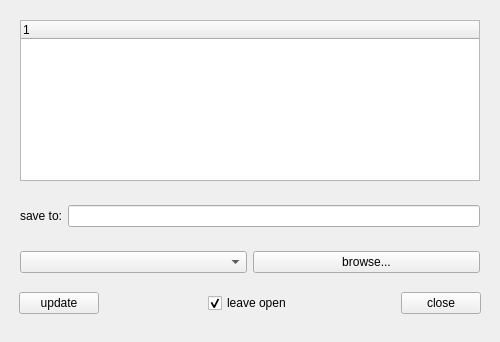
<?xml version="1.0" encoding="UTF-8"?>
<ui version="4.0">
 <author>Honglin Ye, National Radio Astronomy Observatory</author>
 <class>QtExportManager</class>
 <widget class="QWidget" name="QtExportManager">
  <property name="geometry">
   <rect>
    <x>0</x>
    <y>0</y>
    <width>500</width>
    <height>342</height>
   </rect>
  </property>
  <property name="maximumSize">
   <size>
    <width>99999</width>
    <height>99999</height>
   </size>
  </property>
  <property name="windowTitle">
   <string>Save Data -- Viewer</string>
  </property>
  <layout class="QVBoxLayout" name="verticalLayout">
   <item>
    <widget class="QFrame" name="topFrame_">
     <property name="sizePolicy">
      <sizepolicy hsizetype="Preferred" vsizetype="Preferred">
       <horstretch>0</horstretch>
       <verstretch>2</verstretch>
      </sizepolicy>
     </property>
     <property name="frameShape">
      <enum>QFrame::NoFrame</enum>
     </property>
     <property name="frameShadow">
      <enum>QFrame::Raised</enum>
     </property>
     <layout class="QGridLayout" name="gridLayout">
      <item row="0" column="0">
       <widget class="QTreeWidget" name="treeWidget_">
        <property name="sizePolicy">
         <sizepolicy hsizetype="Preferred" vsizetype="Preferred">
          <horstretch>0</horstretch>
          <verstretch>0</verstretch>
         </sizepolicy>
        </property>
        <property name="minimumSize">
         <size>
          <width>260</width>
          <height>140</height>
         </size>
        </property>
        <property name="indentation">
         <number>16</number>
        </property>
        <column>
         <property name="text">
          <string>1</string>
         </property>
        </column>
       </widget>
      </item>
     </layout>
    </widget>
   </item>
   <item>
    <widget class="QFrame" name="midFrame_">
     <property name="frameShape">
      <enum>QFrame::NoFrame</enum>
     </property>
     <property name="frameShadow">
      <enum>QFrame::Raised</enum>
     </property>
     <layout class="QHBoxLayout" name="horizontalLayout_2">
      <item>
       <widget class="QLabel" name="dirLabel_">
        <property name="text">
         <string>save to:</string>
        </property>
       </widget>
      </item>
      <item>
       <widget class="QLineEdit" name="dirLineEdit_"/>
      </item>
     </layout>
    </widget>
   </item>
   <item>
    <widget class="QFrame" name="exportFrame_">
     <property name="sizePolicy">
      <sizepolicy hsizetype="Minimum" vsizetype="Minimum">
       <horstretch>0</horstretch>
       <verstretch>0</verstretch>
      </sizepolicy>
     </property>
     <property name="frameShape">
      <enum>QFrame::NoFrame</enum>
     </property>
     <property name="frameShadow">
      <enum>QFrame::Raised</enum>
     </property>
     <property name="lineWidth">
      <number>1</number>
     </property>
     <layout class="QHBoxLayout" name="horizontalLayout">
      <item>
       <widget class="QComboBox" name="formatBox_"/>
      </item>
      <item>
       <widget class="QPushButton" name="browseButton_">
        <property name="text">
         <string>browse...</string>
        </property>
       </widget>
      </item>
     </layout>
    </widget>
   </item>
   <item>
    <widget class="QFrame" name="bottomFrame_">
     <property name="frameShape">
      <enum>QFrame::NoFrame</enum>
     </property>
     <property name="frameShadow">
      <enum>QFrame::Raised</enum>
     </property>
     <layout class="QHBoxLayout">
      <property name="leftMargin">
       <number>8</number>
      </property>
      <property name="topMargin">
       <number>0</number>
      </property>
      <property name="rightMargin">
       <number>8</number>
      </property>
      <property name="bottomMargin">
       <number>12</number>
      </property>
      <item>
       <widget class="QPushButton" name="updateButton_">
        <property name="text">
         <string>update</string>
        </property>
       </widget>
      </item>
      <item>
       <spacer>
        <property name="orientation">
         <enum>Qt::Horizontal</enum>
        </property>
        <property name="sizeHint" stdset="0">
         <size>
          <width>16</width>
          <height>31</height>
         </size>
        </property>
       </spacer>
      </item>
      <item>
       <widget class="QCheckBox" name="leaveOpen_">
        <property name="text">
         <string>leave open</string>
        </property>
        <property name="checked">
         <bool>true</bool>
        </property>
       </widget>
      </item>
      <item>
       <spacer>
        <property name="orientation">
         <enum>Qt::Horizontal</enum>
        </property>
        <property name="sizeHint" stdset="0">
         <size>
          <width>40</width>
          <height>20</height>
         </size>
        </property>
       </spacer>
      </item>
      <item>
       <widget class="QPushButton" name="cancelButton_">
        <property name="text">
         <string>close</string>
        </property>
       </widget>
      </item>
     </layout>
    </widget>
   </item>
  </layout>
 </widget>
 <tabstops>
  <tabstop>dirLineEdit_</tabstop>
  <tabstop>treeWidget_</tabstop>
 </tabstops>
 <resources/>
 <connections>
  <connection>
   <sender>cancelButton_</sender>
   <signal>clicked()</signal>
   <receiver>QtExportManager</receiver>
   <slot>close()</slot>
   <hints>
    <hint type="sourcelabel">
     <x>370</x>
     <y>286</y>
    </hint>
    <hint type="destinationlabel">
     <x>376</x>
     <y>293</y>
    </hint>
   </hints>
  </connection>
  <connection>
   <sender>updateButton_</sender>
   <signal>clicked()</signal>
   <receiver>treeWidget_</receiver>
   <slot>reset()</slot>
   <hints>
    <hint type="sourcelabel">
     <x>186</x>
     <y>286</y>
    </hint>
    <hint type="destinationlabel">
     <x>133</x>
     <y>144</y>
    </hint>
   </hints>
  </connection>
  <connection>
   <sender>dirLineEdit_</sender>
   <signal>returnPressed()</signal>
   <receiver>treeWidget_</receiver>
   <slot>reset()</slot>
   <hints>
    <hint type="sourcelabel">
     <x>203</x>
     <y>24</y>
    </hint>
    <hint type="destinationlabel">
     <x>204</x>
     <y>65</y>
    </hint>
   </hints>
  </connection>
 </connections>
</ui>
